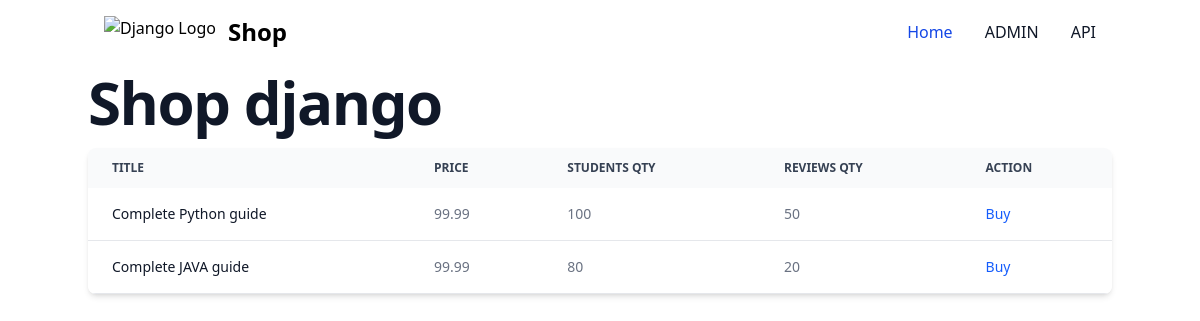
The app's page /, older data.
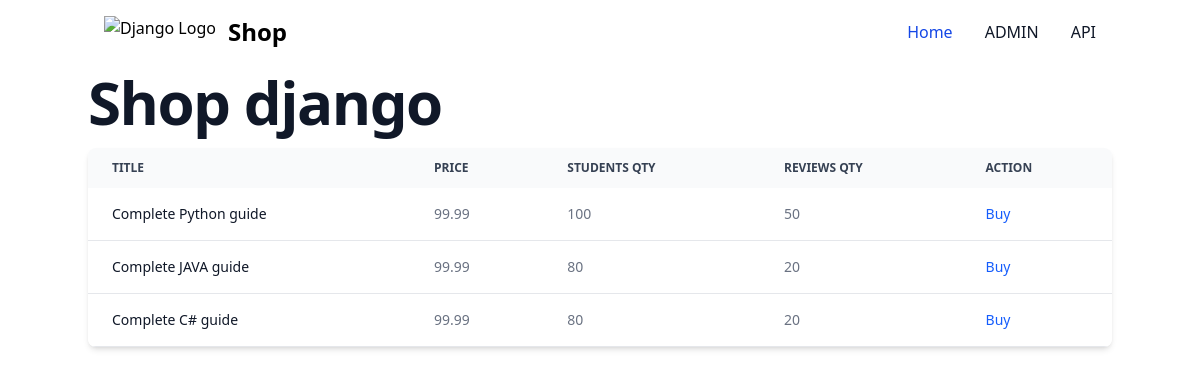
The same page, newer data.
### shop/models.py (models this page shows, shortened)
class Course(models.Model):
    title = models.CharField(max_length=255)
    price = models.FloatField()
    students_qty = models.IntegerField()
    reviews_qty = models.IntegerField()
    category = models.ForeignKey(Category, on_delete=models.CASCADE)
    created_at = models.DateTimeField(default=timezone.now)

### shop/views.py (the view)
# urls.py: path("", views.index, name='index'),
def index(request):
    courses = Course.objects.all()
    courses = Course.objects.all()
    return render(request, 'shop/courses.html', {'courses': courses});

### templates/shop/courses.html (shortened to what this page needs)
{% extends "base.html" %}
{% block content %}
<div class="relative overflow-x-auto shadow-md sm:rounded-lg">
  <table
    class="w-full text-sm text-left rtl:text-right text-gray-500 dark:text-gray-400"
  >
    <thead
      class="text-xs text-gray-700 uppercase bg-gray-50 dark:bg-gray-700 dark:text-gray-400"
    >
      <tr>
        <th scope="col" class="px-6 py-3">Title</th>
        <th scope="col" class="px-6 py-3">Price</th>
        <th scope="col" class="px-6 py-3">Students qty</th>
        <th scope="col" class="px-6 py-3">Reviews qty</th>
        <th scope="col" class="px-6 py-3">Action</th>
      </tr>
    </thead>
    <tbody>
      {% for course in courses %}
      <tr
        class="bg-white border-b dark:bg-gray-800 dark:border-gray-700 border-gray-200"
        {% comment %} onclick=" " {% endcomment %}
      >
        <th
          scope="row"
          class="px-6 py-4 font-medium text-gray-900 whitespace-nowrap dark:text-white"
        >
        <a href={% url "shop:single_course" course.id %}>
          {{course.title}}
        </a>
        </th>
        <td class="px-6 py-4">{{course.price}}</td>
        <td class="px-6 py-4">{{course.students_qty}}</td>
        <td class="px-6 py-4">{{course.reviews_qty}}</td>
        <td class="px-6 py-4">
          <a
            href="#"
            class="font-medium text-blue-600 dark:text-blue-500 hover:underline"
            >Buy</a
          >
        </td>
      </tr>
      {% endfor %}
    </tbody>
  </table>
</div>
{% endblock %}

Row changes from the older to the newer data that the page shows:
added Course: title "Complete C# guide", price "99.99", students_qty "80", reviews_qty "20"
